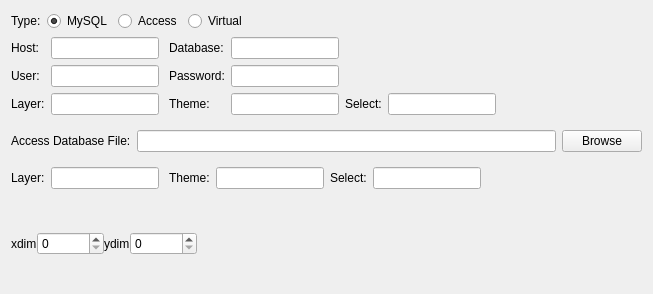
<?xml version="1.0" encoding="UTF-8"?>
<ui version="4.0">
 <class>Database</class>
 <widget class="QWidget" name="Database">
  <property name="geometry">
   <rect>
    <x>0</x>
    <y>0</y>
    <width>653</width>
    <height>294</height>
   </rect>
  </property>
  <property name="windowTitle">
   <string>Form</string>
  </property>
  <layout class="QVBoxLayout" name="verticalLayout_2">
   <item>
    <layout class="QHBoxLayout" name="horizontalLayout_2">
     <item>
      <widget class="QLabel" name="label_3">
       <property name="text">
        <string>Type:</string>
       </property>
      </widget>
     </item>
     <item>
      <widget class="QRadioButton" name="radioButton_mysql">
       <property name="text">
        <string>MySQL</string>
       </property>
       <property name="checked">
        <bool>true</bool>
       </property>
       <attribute name="buttonGroup">
        <string notr="true">buttonGroup</string>
       </attribute>
      </widget>
     </item>
     <item>
      <widget class="QRadioButton" name="radioButton_access">
       <property name="enabled">
        <bool>true</bool>
       </property>
       <property name="text">
        <string>Access</string>
       </property>
       <attribute name="buttonGroup">
        <string notr="true">buttonGroup</string>
       </attribute>
      </widget>
     </item>
     <item>
      <widget class="QRadioButton" name="radioButton_virtual">
       <property name="text">
        <string>Virtual</string>
       </property>
       <attribute name="buttonGroup">
        <string notr="true">buttonGroup</string>
       </attribute>
      </widget>
     </item>
     <item>
      <spacer name="horizontalSpacer_8">
       <property name="orientation">
        <enum>Qt::Horizontal</enum>
       </property>
       <property name="sizeHint" stdset="0">
        <size>
         <width>40</width>
         <height>20</height>
        </size>
       </property>
      </spacer>
     </item>
    </layout>
   </item>
   <item>
    <widget class="QWidget" name="widget_mysql" native="true">
     <layout class="QVBoxLayout" name="verticalLayout_4">
      <property name="spacing">
       <number>6</number>
      </property>
      <property name="margin">
       <number>0</number>
      </property>
      <item>
       <layout class="QGridLayout" name="gridLayout_6">
        <item row="2" column="2" colspan="2">
         <widget class="QLabel" name="label_32">
          <property name="sizePolicy">
           <sizepolicy hsizetype="Fixed" vsizetype="Preferred">
            <horstretch>0</horstretch>
            <verstretch>0</verstretch>
           </sizepolicy>
          </property>
          <property name="text">
           <string>Password:</string>
          </property>
          <property name="margin">
           <number>0</number>
          </property>
          <property name="indent">
           <number>4</number>
          </property>
         </widget>
        </item>
        <item row="2" column="4">
         <widget class="QLineEdit" name="lineEdit_password">
          <property name="sizePolicy">
           <sizepolicy hsizetype="Fixed" vsizetype="Fixed">
            <horstretch>0</horstretch>
            <verstretch>0</verstretch>
           </sizepolicy>
          </property>
         </widget>
        </item>
        <item row="3" column="0">
         <widget class="QLabel" name="label_28">
          <property name="sizePolicy">
           <sizepolicy hsizetype="Fixed" vsizetype="Preferred">
            <horstretch>0</horstretch>
            <verstretch>0</verstretch>
           </sizepolicy>
          </property>
          <property name="text">
           <string>Layer:</string>
          </property>
         </widget>
        </item>
        <item row="2" column="1">
         <widget class="QLineEdit" name="lineEdit_user">
          <property name="sizePolicy">
           <sizepolicy hsizetype="Fixed" vsizetype="Fixed">
            <horstretch>0</horstretch>
            <verstretch>0</verstretch>
           </sizepolicy>
          </property>
          <property name="text">
           <string/>
          </property>
         </widget>
        </item>
        <item row="2" column="0">
         <widget class="QLabel" name="label_23">
          <property name="sizePolicy">
           <sizepolicy hsizetype="Fixed" vsizetype="Preferred">
            <horstretch>0</horstretch>
            <verstretch>0</verstretch>
           </sizepolicy>
          </property>
          <property name="text">
           <string>User:</string>
          </property>
         </widget>
        </item>
        <item row="3" column="1">
         <widget class="QLineEdit" name="lineEdit_layer">
          <property name="sizePolicy">
           <sizepolicy hsizetype="Fixed" vsizetype="Fixed">
            <horstretch>0</horstretch>
            <verstretch>0</verstretch>
           </sizepolicy>
          </property>
          <property name="text">
           <string/>
          </property>
         </widget>
        </item>
        <item row="3" column="4">
         <widget class="QLineEdit" name="lineEdit_theme">
          <property name="sizePolicy">
           <sizepolicy hsizetype="Fixed" vsizetype="Fixed">
            <horstretch>0</horstretch>
            <verstretch>0</verstretch>
           </sizepolicy>
          </property>
          <property name="text">
           <string/>
          </property>
         </widget>
        </item>
        <item row="3" column="5">
         <widget class="QLabel" name="label_30">
          <property name="sizePolicy">
           <sizepolicy hsizetype="Fixed" vsizetype="Preferred">
            <horstretch>0</horstretch>
            <verstretch>0</verstretch>
           </sizepolicy>
          </property>
          <property name="text">
           <string>Select:</string>
          </property>
         </widget>
        </item>
        <item row="3" column="6">
         <widget class="QLineEdit" name="lineEdit_select">
          <property name="sizePolicy">
           <sizepolicy hsizetype="Fixed" vsizetype="Fixed">
            <horstretch>0</horstretch>
            <verstretch>0</verstretch>
           </sizepolicy>
          </property>
          <property name="text">
           <string/>
          </property>
         </widget>
        </item>
        <item row="1" column="1">
         <widget class="QLineEdit" name="lineEdit_host">
          <property name="sizePolicy">
           <sizepolicy hsizetype="Fixed" vsizetype="Fixed">
            <horstretch>0</horstretch>
            <verstretch>0</verstretch>
           </sizepolicy>
          </property>
          <property name="text">
           <string/>
          </property>
         </widget>
        </item>
        <item row="1" column="4">
         <widget class="QLineEdit" name="lineEdit_db">
          <property name="sizePolicy">
           <sizepolicy hsizetype="Fixed" vsizetype="Fixed">
            <horstretch>0</horstretch>
            <verstretch>0</verstretch>
           </sizepolicy>
          </property>
          <property name="text">
           <string/>
          </property>
         </widget>
        </item>
        <item row="1" column="0">
         <widget class="QLabel" name="label_26">
          <property name="sizePolicy">
           <sizepolicy hsizetype="Fixed" vsizetype="Preferred">
            <horstretch>0</horstretch>
            <verstretch>0</verstretch>
           </sizepolicy>
          </property>
          <property name="text">
           <string>Host:</string>
          </property>
         </widget>
        </item>
        <item row="1" column="2" colspan="2">
         <widget class="QLabel" name="label_27">
          <property name="sizePolicy">
           <sizepolicy hsizetype="Fixed" vsizetype="Preferred">
            <horstretch>0</horstretch>
            <verstretch>0</verstretch>
           </sizepolicy>
          </property>
          <property name="text">
           <string>Database:</string>
          </property>
          <property name="margin">
           <number>0</number>
          </property>
          <property name="indent">
           <number>4</number>
          </property>
         </widget>
        </item>
        <item row="3" column="2" colspan="2">
         <widget class="QLabel" name="label_29">
          <property name="sizePolicy">
           <sizepolicy hsizetype="Fixed" vsizetype="Preferred">
            <horstretch>0</horstretch>
            <verstretch>0</verstretch>
           </sizepolicy>
          </property>
          <property name="text">
           <string>Theme:</string>
          </property>
          <property name="margin">
           <number>0</number>
          </property>
          <property name="indent">
           <number>4</number>
          </property>
         </widget>
        </item>
        <item row="3" column="7">
         <spacer name="horizontalSpacer">
          <property name="orientation">
           <enum>Qt::Horizontal</enum>
          </property>
          <property name="sizeHint" stdset="0">
           <size>
            <width>40</width>
            <height>20</height>
           </size>
          </property>
         </spacer>
        </item>
       </layout>
      </item>
     </layout>
    </widget>
   </item>
   <item>
    <widget class="QWidget" name="widget_access" native="true">
     <layout class="QVBoxLayout" name="verticalLayout">
      <property name="margin">
       <number>0</number>
      </property>
      <item>
       <layout class="QHBoxLayout" name="horizontalLayout_4">
        <item>
         <widget class="QLabel" name="label_22">
          <property name="text">
           <string>Access Database File:</string>
          </property>
         </widget>
        </item>
        <item>
         <widget class="QLineEdit" name="lineEdit_access">
          <property name="enabled">
           <bool>true</bool>
          </property>
         </widget>
        </item>
        <item>
         <widget class="QPushButton" name="pushButton_access">
          <property name="enabled">
           <bool>true</bool>
          </property>
          <property name="text">
           <string>Browse</string>
          </property>
         </widget>
        </item>
       </layout>
      </item>
      <item>
       <layout class="QHBoxLayout" name="horizontalLayout_3">
        <item>
         <widget class="QLabel" name="label_33">
          <property name="sizePolicy">
           <sizepolicy hsizetype="Fixed" vsizetype="Preferred">
            <horstretch>0</horstretch>
            <verstretch>0</verstretch>
           </sizepolicy>
          </property>
          <property name="text">
           <string>Layer:</string>
          </property>
         </widget>
        </item>
        <item>
         <widget class="QLineEdit" name="lineEdit_layerAccess">
          <property name="sizePolicy">
           <sizepolicy hsizetype="Fixed" vsizetype="Fixed">
            <horstretch>0</horstretch>
            <verstretch>0</verstretch>
           </sizepolicy>
          </property>
          <property name="text">
           <string/>
          </property>
         </widget>
        </item>
        <item>
         <widget class="QLabel" name="label_31">
          <property name="sizePolicy">
           <sizepolicy hsizetype="Fixed" vsizetype="Preferred">
            <horstretch>0</horstretch>
            <verstretch>0</verstretch>
           </sizepolicy>
          </property>
          <property name="text">
           <string>Theme:</string>
          </property>
          <property name="margin">
           <number>0</number>
          </property>
          <property name="indent">
           <number>4</number>
          </property>
         </widget>
        </item>
        <item>
         <widget class="QLineEdit" name="lineEdit_themeAccess">
          <property name="sizePolicy">
           <sizepolicy hsizetype="Fixed" vsizetype="Fixed">
            <horstretch>0</horstretch>
            <verstretch>0</verstretch>
           </sizepolicy>
          </property>
          <property name="text">
           <string/>
          </property>
         </widget>
        </item>
        <item>
         <widget class="QLabel" name="label_34">
          <property name="sizePolicy">
           <sizepolicy hsizetype="Fixed" vsizetype="Preferred">
            <horstretch>0</horstretch>
            <verstretch>0</verstretch>
           </sizepolicy>
          </property>
          <property name="text">
           <string>Select:</string>
          </property>
         </widget>
        </item>
        <item>
         <widget class="QLineEdit" name="lineEdit_selectAccess">
          <property name="sizePolicy">
           <sizepolicy hsizetype="Fixed" vsizetype="Fixed">
            <horstretch>0</horstretch>
            <verstretch>0</verstretch>
           </sizepolicy>
          </property>
          <property name="text">
           <string/>
          </property>
         </widget>
        </item>
        <item>
         <spacer name="horizontalSpacer_3">
          <property name="orientation">
           <enum>Qt::Horizontal</enum>
          </property>
          <property name="sizeHint" stdset="0">
           <size>
            <width>40</width>
            <height>20</height>
           </size>
          </property>
         </spacer>
        </item>
       </layout>
      </item>
     </layout>
    </widget>
   </item>
   <item>
    <widget class="QWidget" name="widget_virtual" native="true">
     <layout class="QVBoxLayout" name="verticalLayout_3">
      <property name="spacing">
       <number>0</number>
      </property>
      <property name="margin">
       <number>0</number>
      </property>
      <item>
       <layout class="QHBoxLayout" name="horizontalLayout">
        <item>
         <widget class="QLabel" name="label">
          <property name="text">
           <string>xdim</string>
          </property>
         </widget>
        </item>
        <item>
         <widget class="QSpinBox" name="spinBox_xdim">
          <property name="maximum">
           <number>999999999</number>
          </property>
         </widget>
        </item>
        <item>
         <widget class="QLabel" name="label_2">
          <property name="text">
           <string>ydim</string>
          </property>
         </widget>
        </item>
        <item>
         <widget class="QSpinBox" name="spinBox_ydim">
          <property name="maximum">
           <number>999999999</number>
          </property>
         </widget>
        </item>
        <item>
         <spacer name="horizontalSpacer_2">
          <property name="orientation">
           <enum>Qt::Horizontal</enum>
          </property>
          <property name="sizeHint" stdset="0">
           <size>
            <width>40</width>
            <height>20</height>
           </size>
          </property>
         </spacer>
        </item>
       </layout>
      </item>
     </layout>
    </widget>
   </item>
  </layout>
 </widget>
 <tabstops>
  <tabstop>radioButton_mysql</tabstop>
  <tabstop>radioButton_access</tabstop>
  <tabstop>radioButton_virtual</tabstop>
  <tabstop>lineEdit_host</tabstop>
  <tabstop>lineEdit_db</tabstop>
  <tabstop>lineEdit_user</tabstop>
  <tabstop>lineEdit_password</tabstop>
  <tabstop>lineEdit_layer</tabstop>
  <tabstop>lineEdit_theme</tabstop>
  <tabstop>lineEdit_select</tabstop>
  <tabstop>lineEdit_access</tabstop>
  <tabstop>pushButton_access</tabstop>
  <tabstop>lineEdit_layerAccess</tabstop>
  <tabstop>lineEdit_themeAccess</tabstop>
  <tabstop>lineEdit_selectAccess</tabstop>
  <tabstop>spinBox_xdim</tabstop>
  <tabstop>spinBox_ydim</tabstop>
 </tabstops>
 <resources/>
 <connections/>
 <buttongroups>
  <buttongroup name="buttonGroup"/>
 </buttongroups>
</ui>
